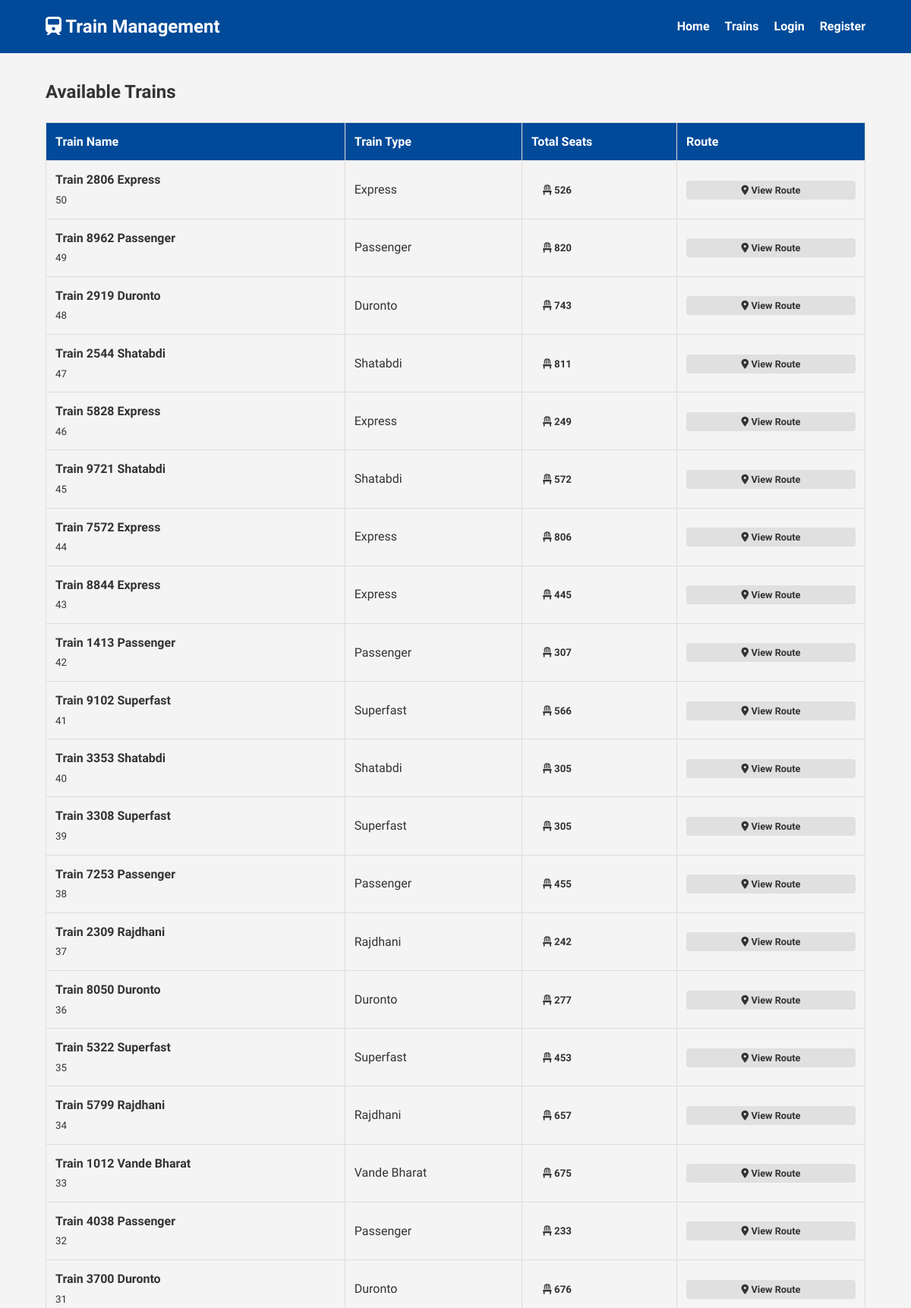
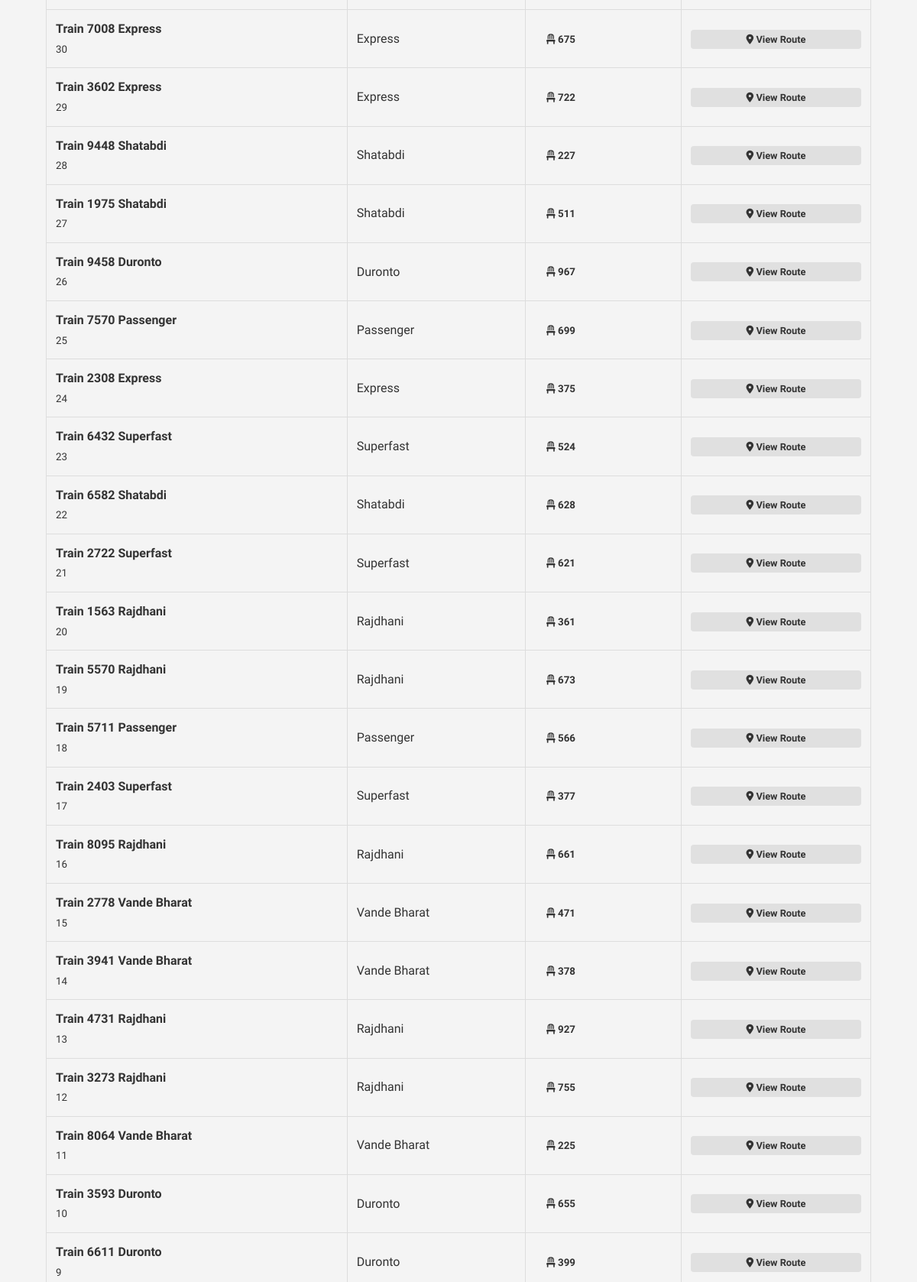
The page /trains/index.php (upper part) on the database its author committed (2 pictures, top to bottom).
### tables this page shows
CREATE TABLE Train (
    Train_ID INT AUTO_INCREMENT PRIMARY KEY,
    Train_Name VARCHAR(100) NOT NULL,
    Train_Type VARCHAR(50) NOT NULL,
    Total_Seats INT NOT NULL CHECK (Total_Seats > 0)
);

### trains/index.php (the view, shortened to what this page needs)
<?php
require_once '../config/db.php';
include '../includes/header.php';
$stmt = $pdo->query("SELECT * FROM Train ORDER BY Train_ID DESC");
$trains = $stmt->fetchAll();
?>
<div class="container">
    <div style="display: flex; justify-content: space-between; align-items: center; margin-bottom: 20px;">
        <h2 style="color: var(--primary-color);">Available Trains</h2>
    </div>
    <table>
        <thead>
            <tr>
                <th>Train Name</th>
                <th>Train Type</th>
                <th>Total Seats</th>
                <th>Route</th>
            </tr>
        </thead>
        <tbody>
            <?php foreach($trains as $t): ?>
            <tr>
                <td><strong><?php echo htmlspecialchars($t['Train_Name']); ?></strong><br><small class="text-muted"><?php echo htmlspecialchars($t['Train_ID']); ?></small></td>
                <td><?php echo htmlspecialchars($t['Train_Type']); ?></td>
                <td>
                    <button onclick="toggleSeats(<?php echo $t['Train_ID']; ?>)" style="background: none; border: 1px dashed var(--primary-color); color: var(--primary-color); padding: 5px 15px; border-radius: 20px; font-weight: bold; cursor: pointer; transition: 0.2s;" onmouseover="this.style.background='var(--primary-color)'; this.style.color='#fff';" onmouseout="this.style.background='none'; this.style.color='var(--primary-color)';">
                        <i class="fa fa-chair"></i> <?php echo htmlspecialchars($t['Total_Seats']); ?>
                    </button>
                </td>
                <td>
                    <button onclick="viewRoute(<?php echo $t['Train_ID']; ?>, '<?php echo addslashes(htmlspecialchars($t['Train_Name'])); ?>')" class="btn" style="background: #e0e0e0; color: #333; padding: 5px 10px; font-size: 0.8rem; margin-right: 5px;"><i class="fa fa-map-marker-alt"></i> View Route</button>
                </td>
            </tr>
            <?php endforeach; ?>
        </tbody>
    </table>
</div>
<?php include '../includes/footer.php'; ?>

### assets/css/style.css (style rules this page uses)
* { margin: 0; padding: 0; box-sizing: border-box; font-family: 'Segoe UI', Tahoma, Geneva, Verdana, sans-serif; }
body { background-color: #f4f4f4; color: #333; line-height: 1.6; }
.btn { background-color: #ff6600; color: white; padding: 10px 20px; border: none; border-radius: 4px; cursor: pointer; font-weight: 600; width: 100%; }
.container { padding: 2rem 5%; }
table { width: 100%; border-collapse: collapse; margin-top: 1rem; }
table th, table td { border: 1px solid #ddd; padding: 12px; text-align: left; }
table th { background-color: #004a99; color: white; }

### rows shown on the page
train: Train_Name "Train 2806 Express", Train_ID "50", Train_Type "Express", Total_Seats "526"
train: Train_Name "Train 8962 Passenger", Train_ID "49", Train_Type "Passenger", Total_Seats "820"
train: Train_Name "Train 2919 Duronto", Train_ID "48", Train_Type "Duronto", Total_Seats "743"
train: Train_Name "Train 2544 Shatabdi", Train_ID "47", Train_Type "Shatabdi", Total_Seats "811"
train: Train_Name "Train 5828 Express", Train_ID "46", Train_Type "Express", Total_Seats "249"
train: Train_Name "Train 9721 Shatabdi", Train_ID "45", Train_Type "Shatabdi", Total_Seats "572"
train: Train_Name "Train 7572 Express", Train_ID "44", Train_Type "Express", Total_Seats "806"
train: Train_Name "Train 8844 Express", Train_ID "43", Train_Type "Express", Total_Seats "445"
train: Train_Name "Train 1413 Passenger", Train_ID "42", Train_Type "Passenger", Total_Seats "307"
train: Train_Name "Train 9102 Superfast", Train_ID "41", Train_Type "Superfast", Total_Seats "566"
train: Train_Name "Train 3353 Shatabdi", Train_ID "40", Train_Type "Shatabdi", Total_Seats "305"
train: Train_Name "Train 3308 Superfast", Train_ID "39", Train_Type "Superfast", Total_Seats "305"
train: Train_Name "Train 7253 Passenger", Train_ID "38", Train_Type "Passenger", Total_Seats "455"
train: Train_Name "Train 2309 Rajdhani", Train_ID "37", Train_Type "Rajdhani", Total_Seats "242"
train: Train_Name "Train 8050 Duronto", Train_ID "36", Train_Type "Duronto", Total_Seats "277"
train: Train_Name "Train 5322 Superfast", Train_ID "35", Train_Type "Superfast", Total_Seats "453"
train: Train_Name "Train 5799 Rajdhani", Train_ID "34", Train_Type "Rajdhani", Total_Seats "657"
train: Train_Name "Train 1012 Vande Bharat", Train_ID "33", Train_Type "Vande Bharat", Total_Seats "675"
train: Train_Name "Train 4038 Passenger", Train_ID "32", Train_Type "Passenger", Total_Seats "233"
train: Train_Name "Train 3700 Duronto", Train_ID "31", Train_Type "Duronto", Total_Seats "676"
train: Train_Name "Train 7008 Express", Train_ID "30", Train_Type "Express", Total_Seats "675"
train: Train_Name "Train 3602 Express", Train_ID "29", Train_Type "Express", Total_Seats "722"
train: Train_Name "Train 9448 Shatabdi", Train_ID "28", Train_Type "Shatabdi", Total_Seats "227"
train: Train_Name "Train 1975 Shatabdi", Train_ID "27", Train_Type "Shatabdi", Total_Seats "511"
train: Train_Name "Train 9458 Duronto", Train_ID "26", Train_Type "Duronto", Total_Seats "967"
train: Train_Name "Train 7570 Passenger", Train_ID "25", Train_Type "Passenger", Total_Seats "699"
train: Train_Name "Train 2308 Express", Train_ID "24", Train_Type "Express", Total_Seats "375"
train: Train_Name "Train 6432 Superfast", Train_ID "23", Train_Type "Superfast", Total_Seats "524"
train: Train_Name "Train 6582 Shatabdi", Train_ID "22", Train_Type "Shatabdi", Total_Seats "628"
train: Train_Name "Train 2722 Superfast", Train_ID "21", Train_Type "Superfast", Total_Seats "621"
train: Train_Name "Train 1563 Rajdhani", Train_ID "20", Train_Type "Rajdhani", Total_Seats "361"
train: Train_Name "Train 5570 Rajdhani", Train_ID "19", Train_Type "Rajdhani", Total_Seats "673"
train: Train_Name "Train 5711 Passenger", Train_ID "18", Train_Type "Passenger", Total_Seats "566"
train: Train_Name "Train 2403 Superfast", Train_ID "17", Train_Type "Superfast", Total_Seats "377"
train: Train_Name "Train 8095 Rajdhani", Train_ID "16", Train_Type "Rajdhani", Total_Seats "661"
train: Train_Name "Train 2778 Vande Bharat", Train_ID "15", Train_Type "Vande Bharat", Total_Seats "471"
train: Train_Name "Train 3941 Vande Bharat", Train_ID "14", Train_Type "Vande Bharat", Total_Seats "378"
train: Train_Name "Train 4731 Rajdhani", Train_ID "13", Train_Type "Rajdhani", Total_Seats "927"
train: Train_Name "Train 3273 Rajdhani", Train_ID "12", Train_Type "Rajdhani", Total_Seats "755"
train: Train_Name "Train 8064 Vande Bharat", Train_ID "11", Train_Type "Vande Bharat", Total_Seats "225"
train: Train_Name "Train 3593 Duronto", Train_ID "10", Train_Type "Duronto", Total_Seats "655"
train: Train_Name "Train 6611 Duronto", Train_ID "9", Train_Type "Duronto", Total_Seats "399"
